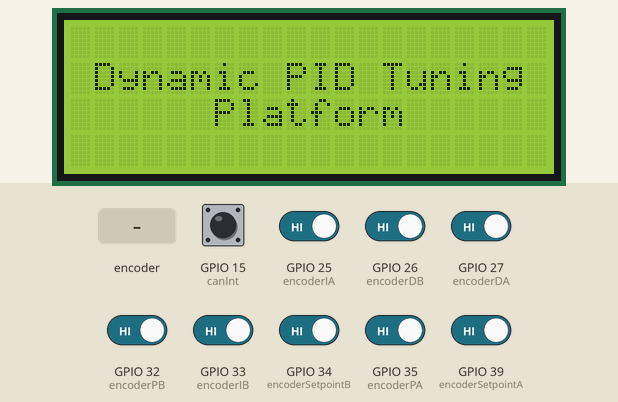
A program run on a simulated ESP32. Shown: 20×4 character LCD. The test bench sets the inputs (shaded band); at power-on: GPIO 15 (canInt), GPIO 25 (encoderIA), GPIO 26 (encoderDB), GPIO 27 (encoderDA), GPIO 32 (encoderPB), GPIO 33 (encoderIB), GPIO 34 (encoderSetpointB), GPIO 35 (encoderPA), GPIO 39 (encoderSetpointA) HIGH. What the program prints to the serial monitor is not drawn.

Above: at 1.1 s.
At 4.2 s:
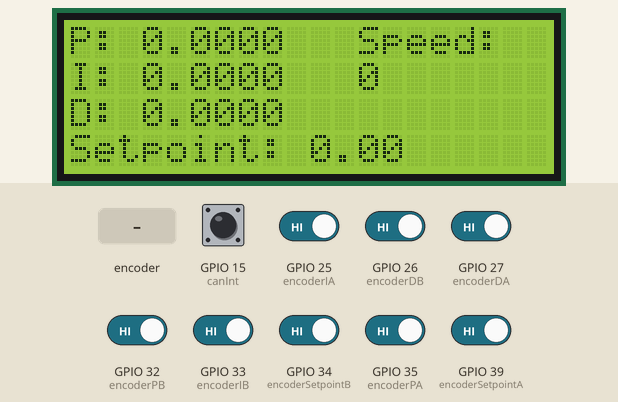
4.3 s: GPIO 39 (encoderSetpointA) driven LOW
At 5.6 s:
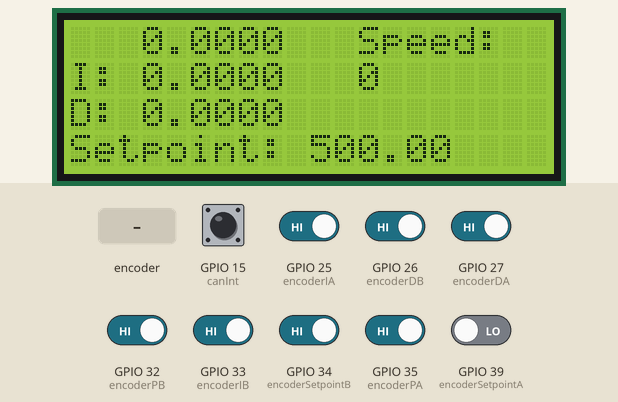
5.9 s: rotary encoder on GPIO 25 (encoderIA) / GPIO 32 (encoderPB) turned 1 step (first pin leading)
At 6.8 s:
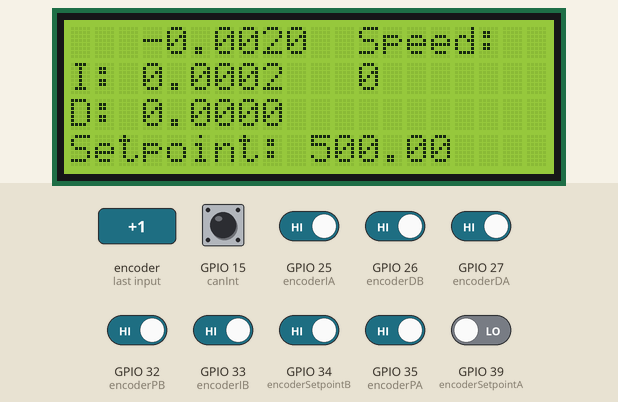
7.8 s: GPIO 35 (encoderPA) driven LOW
10.8 s: GPIO 26 (encoderDB) driven LOW
At 11.4 s:
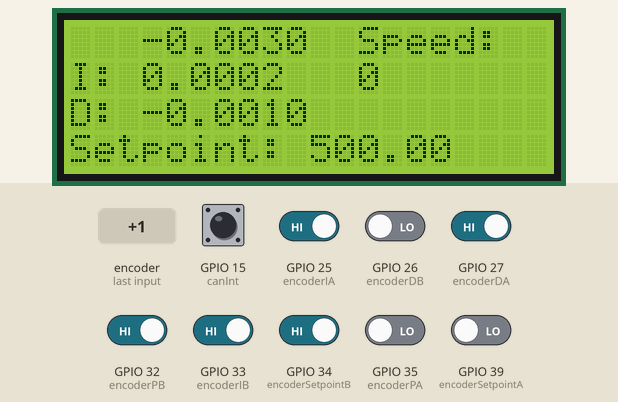
13.8 s: GPIO 33 (encoderIB) driven LOW
16.8 s: GPIO 27 (encoderDA) driven LOW
At 17.4 s:
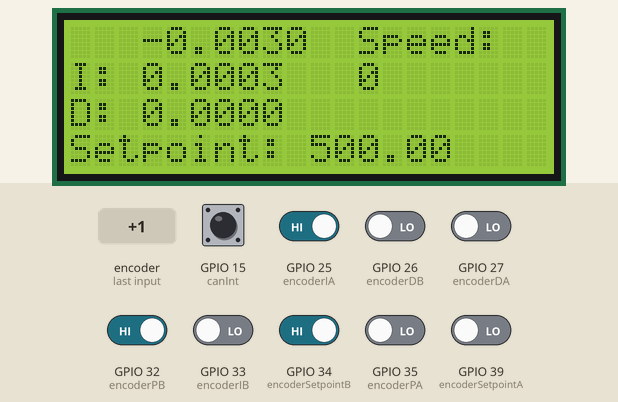
Timing chart, 0 to 19.4 s (numbered marks = the images above; inputs shaded):
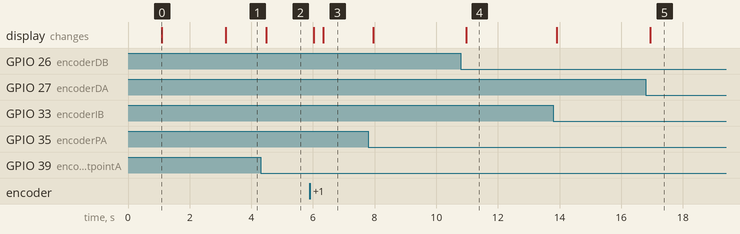

The program:

main.cpp
```cpp
#include "config.h"
#include "encoder.h"
#include "lcd_control.h"
#include "can_comm.h"
#include "pid_control.h"

#define pidStepSize 0.001
#define setpointStepSize 500

void setup()
{
    Serial.begin(115200);

    initLCD();
    initCAN();


    pinMode(encoderPA, INPUT_PULLUP);
    pinMode(encoderPB, INPUT_PULLUP);
    pinMode(encoderIA, INPUT_PULLUP);
    pinMode(encoderIB, INPUT_PULLUP);
    pinMode(encoderDA, INPUT_PULLUP);
    pinMode(encoderDB, INPUT_PULLUP);
    pinMode(encoderSetpointA, INPUT_PULLUP);
    pinMode(encoderSetpointB, INPUT_PULLUP);
    pinMode(canInt, INPUT);

    attachInterrupt(digitalPinToInterrupt(encoderPA), handlePEncoder, CHANGE);
    attachInterrupt(digitalPinToInterrupt(encoderPB), handlePEncoder, CHANGE);
    attachInterrupt(digitalPinToInterrupt(encoderIA), handleIEncoder, CHANGE);
    attachInterrupt(digitalPinToInterrupt(encoderIB), handleIEncoder, CHANGE);
    attachInterrupt(digitalPinToInterrupt(encoderDA), handleDEncoder, CHANGE);
    attachInterrupt(digitalPinToInterrupt(encoderDB), handleDEncoder, CHANGE);
    attachInterrupt(digitalPinToInterrupt(encoderSetpointA), handleSetpointEncoder, CHANGE);
    attachInterrupt(digitalPinToInterrupt(encoderSetpointB), handleSetpointEncoder, CHANGE);


    delay(1000);
    lcd.clear();
    lcd.setCursor(1, 1);
    lcd.print("Dynamic PID Tuning");
    lcd.setCursor(6, 2);
    lcd.print("Platform");
    delay(2000);
    lcd.clear();
}

void loop()
{
    static unsigned long lastUpdate = 0;
    unsigned long currentMillis = millis();


    // Read from the designated kP kI kD encoders and multiply them by pidStepSize to allow smaller steps
    pVal = P_count * pidStepSize;
    iVal = I_count * 0.0001;
    dVal = D_count * pidStepSize;
    setpointVal = constrain(setpoint_count * setpointStepSize, 0, 9000);

    short rpm = receiveRPM(); //receive RPM from the encoder of the motor
    currentSpeed = (rpm == 0) ? 0 : rpm; //if RPM is not 0, copy the value to currentSpeed

    float controlOutput = computePID(setpointVal, currentSpeed); //Run the setpoint and current speed through the contrl loop

    short controlSpeed = (short)controlOutput; // Cast to short for CAN message

    //sending higher order byte and lower order byte of the speed to the first motor on the CAN Bus.
    byte data[8] = {controlSpeed >> 8, controlSpeed, 0x00, 0x00, 0x00, 0x00, 0x00, 0x00};
    sendCANMessage(0x200, data, 8); //message ID for the first 4 motors is 0x200 according to the DJI C620 manual


    // sending the data in CSV format for the Python program to read
    Serial.print("Setpoint:");
    Serial.print(setpointVal);
    Serial.print(",RPM:");
    Serial.print(currentSpeed);
    Serial.print(",PID:");
    Serial.print(controlOutput);
    Serial.print(",P:");
    Serial.print(pVal);
    Serial.print(",I:");
    Serial.print(iVal);
    Serial.print(",D:");
    Serial.println(dVal);

    if (currentMillis - lastUpdate >= 100)
    {
        lastUpdate = currentMillis;
        updateLCD(); // update LCD every 100 milliseconds
    }
}
```

can_comm.cpp
```cpp
#include "can_comm.h"
#include "config.h"

MCP_CAN CAN0(canCsPin);


long unsigned int rxId;
unsigned char len = 0;
unsigned char rxBuf[8]; //array for storing received message from


// Initialize the CAN module
void initCAN() {

    // Initialize MCP2515 at 16MHz, baudrate 500kbps, with default masks and filters
    if (CAN0.begin(MCP_ANY, CAN_1000KBPS, MCP_8MHZ) == CAN_OK) {
        Serial.println("MCP2515 Initialized Successfully!");
    } else {
        Serial.println("Error Initializing MCP2515...");
    }

    // Set CAN to normal mode to enable message transmission
    CAN0.setMode(MCP_NORMAL);
}

// Send a CAN message
bool sendCANMessage(unsigned long id, byte data[], byte len) {
    byte sndStat = CAN0.sendMsgBuf(id, 0, len, data);
    if (sndStat == CAN_OK) {
        //Serial.println("Message Sent Successfully!");
        return true;
    } else {
       // Serial.println("Error Sending Message...");
        return false;
    }
}

short receiveRPM()
{
  if(!digitalRead(canInt))                         // If CAN0_INT pin is low, read receive buffer
  {
    CAN0.readMsgBuf(&rxId, &len, rxBuf);      // Read data: len = data length, buf = data byte(s)
          short motorSpeedRPM = (rxBuf[2] << 8) | rxBuf[3];
      return motorSpeedRPM;

  }
  else {
    currentSpeed = 0;
    return 0;
  }
  }
```

can_comm.h
```cpp
#ifndef CAN_COMM_H
#define CAN_COMM_H

#include <mcp_can.h>
#include <SPI.h>

// Declare the MCP_CAN object
extern MCP_CAN CAN0;

// Function prototypes
void initCAN();  // Initialize the CAN module
bool sendCANMessage(unsigned long id, byte data[], byte len); // Send a CAN message
short receiveRPM();
#endif // CAN_COMM_H
```

encoder.cpp
```cpp
#include "encoder.h"
#include "config.h"

void IRAM_ATTR handlePEncoder()
{
  // read the state of the encoder pins
  int A = digitalRead(encoderPA);
  int B = digitalRead(encoderPB);
  int currentState = (A << 1) | B;

  // check if the encoder is rotating clockwise
  if ((P_lastState == 0b00 && currentState == 0b01) ||
      (P_lastState == 0b01 && currentState == 0b11) ||
      (P_lastState == 0b11 && currentState == 0b10) ||
      (P_lastState == 0b10 && currentState == 0b00))
  {
    P_count++;
  }
  // check if the encoder is rotating counterclockwise
  else if ((P_lastState == 0b00 && currentState == 0b10) ||
           (P_lastState == 0b10 && currentState == 0b11) ||
           (P_lastState == 0b11 && currentState == 0b01) ||
           (P_lastState == 0b01 && currentState == 0b00))
  {
    P_count--;
  }
  // update the last state
  P_lastState = currentState;
}

void IRAM_ATTR handleIEncoder()
{
  // read the state of the encoder pins
  int A = digitalRead(encoderIA);
  int B = digitalRead(encoderIB);
  int currentState = (A << 1) | B;

  // check if the encoder is rotating clockwise
  if ((I_lastState == 0b00 && currentState == 0b01) ||
      (I_lastState == 0b01 && currentState == 0b11) ||
      (I_lastState == 0b11 && currentState == 0b10) ||
      (I_lastState == 0b10 && currentState == 0b00))
  {
    I_count++;
  }
  // check if the encoder is rotating counterclockwise
  else if ((I_lastState == 0b00 && currentState == 0b10) ||
           (I_lastState == 0b10 && currentState == 0b11) ||
           (I_lastState == 0b11 && currentState == 0b01) ||
           (I_lastState == 0b01 && currentState == 0b00))
  {
    I_count--;
  }
  // update the last state
  I_lastState = currentState;
}

void IRAM_ATTR handleDEncoder()
{
  // read the state of the encoder pins
  int A = digitalRead(encoderDA);
  int B = digitalRead(encoderDB);
  int currentState = (A << 1) | B;

  // check if the encoder is rotating clockwise
  if ((D_lastState == 0b00 && currentState == 0b01) ||
      (D_lastState == 0b01 && currentState == 0b11) ||
      (D_lastState == 0b11 && currentState == 0b10) ||
      (D_lastState == 0b10 && currentState == 0b00))
  {
    D_count++;
  }
  // check if the encoder is rotating counterclockwise
  else if ((D_lastState == 0b00 && currentState == 0b10) ||
           (D_lastState == 0b10 && currentState == 0b11) ||
           (D_lastState == 0b11 && currentState == 0b01) ||
           (D_lastState == 0b01 && currentState == 0b00))
  {
    D_count--;
  }
  // update the last state
  D_lastState = currentState;
}

void IRAM_ATTR handleSetpointEncoder()
{
    // read the state of the encoder pins
    int A = digitalRead(encoderSetpointA);
    int B = digitalRead(encoderSetpointB);
    int currentState = (A << 1) | B;

    // check if the encoder is rotating clockwise
    if ((setpoint_lastState == 0b00 && currentState == 0b01) ||
        (setpoint_lastState == 0b01 && currentState == 0b11) ||
        (setpoint_lastState == 0b11 && currentState == 0b10) ||
        (setpoint_lastState == 0b10 && currentState == 0b00))
    {
        // increment only if below the upper limit
        if (setpoint_count < 9000)
        {
            setpoint_count++;
        }
        else {return;}
    }
    // check if the encoder is rotating counterclockwise
    else if ((setpoint_lastState == 0b00 && currentState == 0b10) ||
             (setpoint_lastState == 0b10 && currentState == 0b11) ||
             (setpoint_lastState == 0b11 && currentState == 0b01) ||
             (setpoint_lastState == 0b01 && currentState == 0b00))
    {
        // decrement only if above the lower limit
        if (setpoint_count > 0)
        {
            setpoint_count--;
        }
        else {return;}
    }

    // update the last state
    setpoint_lastState = currentState;
}
```

encoder.h
```cpp
#ifndef ENCODER_H
#define ENCODER_H

void handlePEncoder();
void handleIEncoder();
void handleDEncoder();
void handleSetpointEncoder();

#endif
```

globals.cpp
```cpp
#include "config.h"

volatile int P_count = 0, I_count = 0, D_count = 0, setpoint_count = 0;
volatile int P_lastState = 0, I_lastState = 0, D_lastState = 0, setpoint_lastState = 0;
extern short currentSpeed = 0;
float pVal = 0.0, iVal = 0.0, dVal = 0.0, setpointVal = 0.0;
bool showText = false;
```

pid_control.cpp
```cpp
#include "pid_control.h"
#include "config.h"

// Global variables for PID terms
float previousError = 0.0;
float integral = 0.0;

// Define integral windup limits
const float intMin = -5000.0;  // Adjust based on your system
const float intMax = 5000.0;

// PID control computation function
float computePID(float setpoint, float currentSpeed)
{
    // Compute the error
    float error = setpoint - currentSpeed;

    // Adjust the integral term only if setpoint is not zero
    if (setpoint == 0)
    {
        integral = 0.0;  // Reset integral for a zero setpoint
    }
    else
    {
        integral += error;

        // Clamp the integral to prevent windup
        if (integral > intMax)
            integral = intMax;
        else if (integral < intMin)
            integral = intMin;
    }

    // Compute derivative term
    float derivative = error - previousError;

    // Update previous error
    previousError = error;

    // PID formula: output = Kp * error + Ki * integral + Kd * derivative
    float output = (pVal * error) + (iVal * integral) + (dVal * derivative);

    return output;
}

// Reset PID terms
void resetPID()
{
    previousError = 0.0;
    integral = 0.0;
}
```

pid_control.h
```cpp
#ifndef PID_CONTROL_H
#define PID_CONTROL_H

// Function prototype for computing PID control
float computePID(float setpoint, float currentSpeed);

// Function to reset PID terms (optional, for dynamic reinitialization)
void resetPID();

#endif // PID_CONTROL_H
```

config.h
```cpp
#ifndef CONFIG_H
#define CONFIG_H

#include <Wire.h>
#include <LiquidCrystal_I2C.h>
#include <Arduino.h>

// LCD configuration
#define lcdColumn 20
#define lcdRow 4
#define lcdAddress 0x27

// Declare the LCD object for global access
extern LiquidCrystal_I2C lcd;

// Encoder pin definitions
#define encoderPA 35
#define encoderPB 32
#define encoderIA 25
#define encoderIB 33
#define encoderDA 27
#define encoderDB 26
#define encoderSetpointA 39
#define encoderSetpointB 34


#define canCsPin 5
#define canInt 15


// Declare global variables
extern volatile int P_count, I_count, D_count, setpoint_count;
extern volatile int P_lastState, I_lastState, D_lastState, setpoint_lastState;
extern short currentSpeed;

extern float pVal, iVal, dVal, setpointVal;
extern bool showText;

#endif
```

lcd_control.cpp
```cpp
#include "lcd_control.h"
#include "config.h"

LiquidCrystal_I2C lcd(lcdAddress, lcdColumn, lcdRow);

void initLCD()
{
  lcd.init();
  lcd.backlight();
}

void updateLCD()
{
  lcd.setCursor(0, 0);
  lcd.print("P: ");
  lcd.print(pVal, 4);
  lcd.print("      ");
  lcd.setCursor(12, 0);
  lcd.print("Speed: ");
  lcd.setCursor(12, 1);
  lcd.print("    ");
  lcd.setCursor(0, 1);
  lcd.print("I: ");
  lcd.print(iVal, 4);
  lcd.print("      ");
  // Print Speed
  lcd.setCursor(12, 1);
  lcd.print(currentSpeed);
  lcd.print("    ");
  lcd.setCursor(0, 2);
  lcd.print("D: ");
  lcd.print(dVal, 4);
  lcd.print("      ");
  lcd.setCursor(0, 3);
  lcd.print("Setpoint: ");
  lcd.print(setpointVal);
    lcd.print("      ");
}
```

lcd_control.h
```cpp
#ifndef LCD_CONTROL_H
#define LCD_CONTROL_H

#include <Wire.h>
#include <LiquidCrystal_I2C.h>
extern LiquidCrystal_I2C lcd;
// Function prototypes
void initLCD();
void updateLCD();


#endif
```

Measured:
- after the input at 4.3 s, the display: changes after 0.18 s (image 2)
- after the input at 5.9 s, the display: first changes after 0.13 s (image 3 shows a later state)
- after the input at 10.8 s, the display: changes after 0.17 s (image 4)
- after the input at 16.8 s, the display: changes after 0.14 s (image 5)
- what the display in image 0 shows lasts 2.1 s, from 1.1 s to 3.2 s
